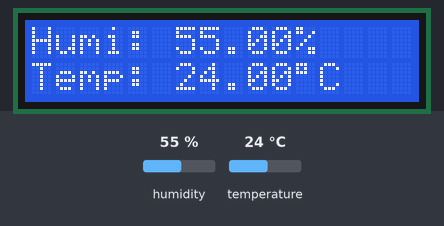
A sketch run on a simulated Arduino Uno, built with avr-gcc and run on an emulated ATmega328P. On the bench: 16×2 character LCD. The inputs (shaded band) are chosen by the test bench; at power-on: humidity 55 %, temperature 24 °C.

Above: at 2.7 s.
2.8 s: humidity set to 22 %
At 11.3 s:
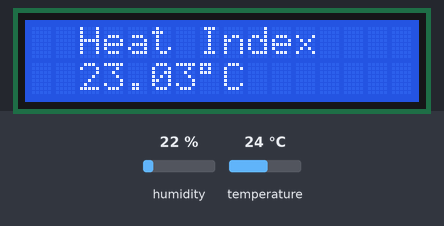
13.7 s: temperature set to 12 °C
At 21.0 s:
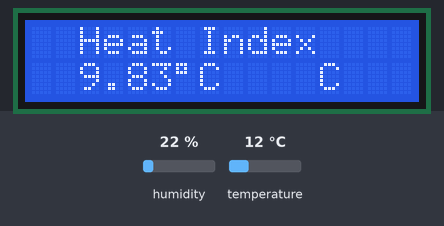
23.9 s: humidity set to 40 %
At 28.8 s:
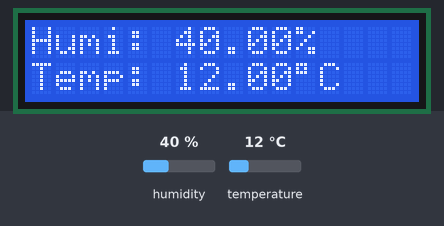
32.0 s: temperature set to 19 °C
At 33.1 s:
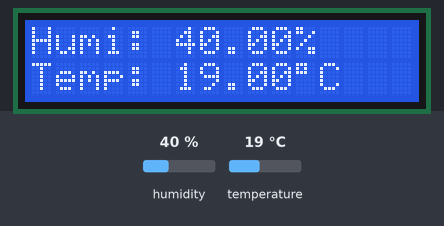
Timing chart, 0 to 35.0 s (numbered marks = the images above; inputs shaded):
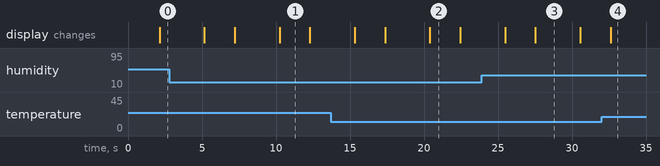

The sketch:

Temp_Humid.ino
```cpp
#include <LiquidCrystal_I2C.h>
#include <DHT.h>

#define DHTPIN 2
#define DHTTYPE DHT11

DHT dht(DHTPIN, DHTTYPE);
LiquidCrystal_I2C lcd(0x27, 16, 2);

void setup() {
  lcd.init();
  lcd.clear();
  lcd.backlight();

  lcd.setCursor(2, 0);
  lcd.print("Temp & Humi");

  lcd.setCursor(4, 1);
  lcd.print("Detector");

  dht.begin();
}

void loop() {
  delay(2000);
  float h = dht.readHumidity();
  float t = dht.readTemperature();

  if(isnan(h) || isnan(t)) {
    lcd.setCursor(0, 0);
    lcd.print("Failed to read  ");
    lcd.setCursor(0, 1);
    lcd.print("from DHT sensor!");
    return;
  }

  lcd.setCursor(0, 0);
  lcd.print("Humi: ");
  lcd.print(h);
  lcd.print("%  ");

  lcd.setCursor(0, 1);
  lcd.print("Temp: ");
  lcd.print(t);
  lcd.print((char)223);
  lcd.print("C  ");

  //heat index
  float hic = dht.computeHeatIndex(t, h, false);
  delay(3000);
  lcd.setCursor(0, 0);
  lcd.print("  Heat Index  ");
  lcd.setCursor(0, 1);
  lcd.print("  ");
  lcd.print(hic);
  lcd.print((char)223);
  lcd.print("C    ");

}
```

Measured:
- after the input at 2.8 s, the display: first differs from a run without the input after 4.4 s (image 1 shows a later state)
- after the input at 13.7 s, the display: first differs from a run without the input after 3.7 s (image 2 shows a later state)
- after the input at 23.9 s, the display: first differs from a run without the input after 3.6 s (image 3)
- after the input at 32.0 s, the display: changes after 0.61 s (image 4)
- what the display in image 1 shows lasts 2.1 s, from 10.2 s to 12.3 s
- what the display in image 3 shows lasts 3.1 s, from 27.5 s to 30.6 s
